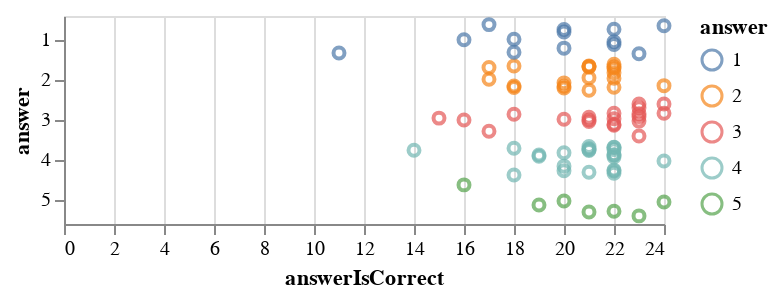

Source (notebook cell):
### Code cell
alt.Chart(temp_df).mark_point().encode(
    y='answer:O',
    yOffset="jitter:Q",
    x='answerIsCorrect:Q',
    color='answer:N'
).transform_calculate(
    jitter='0.3*random()'
)

### Figure 1 — Vega-Lite specification as saved in the notebook (floating-point values rounded to 4 significant figures)
{"config": {"view": {"continuousWidth": 300, "continuousHeight": 300}}, "data": {"name": "data-947fb4edb4e9cc213720699a0aae848b"}, "mark": {"type": "point"}, "encoding": {"color": {"field": "answer", "type": "nominal"}, "x": {"field": "answerIsCorrect", "type": "quantitative"}, "y": {"field": "answer", "type": "ordinal"}, "yOffset": {"field": "jitter", "type": "quantitative"}}, "transform": [{"calculate": "0.3*random()", "as": "jitter"}], "$schema": "https://vega.github.io/schema/vega-lite/v5.20.1.json", "datasets": {"data-947fb4edb4e9cc213720699a0aae848b": [{"participantId": "574dc90512d86b000f833ab0", "answerIsCorrect": 21.0, "answer": 3}, {"participantId": "5755c957eb80c4000741a9ce", "answerIsCorrect": 22.0, "answer": 5}, {"participantId": "5955a3eb98c9c400019f5c5f", "answerIsCorrect": 18.0, "answer": 1}, {"participantId": "597fe89a1b41a20001749f57", "answerIsCorrect": 21.0, "answer": 4}, {"participantId": "5997043dbbe84800017964a7", "answerIsCorrect": 11.0, "answer": 1}, {"participantId": "5a893c8cf49c9a0001f3a221", "answerIsCorrect": 20.0, "answer": 2}, {"participantId": "5aebc4ac75deca00016252ea", "answerIsCorrect": 14.0, "answer": 4}, {"participantId": "5ba855d47c0ebe0001272f70", "answerIsCorrect": 18.0, "answer": 2}, {"participantId": "5bf60707345b9b00016f0e97", "answerIsCorrect": 22.0, "answer": 2}, {"participantId": "5c6c260dce4e560001f75731", "answerIsCorrect": 22.0, "answer": 4}, {"participantId": "5dd71896670d1a6af9f20eee", "answerIsCorrect": 20.0, "answer": 4}, {"participantId": "5deb9c5a4de9422935efe5e7", "answerIsCorrect": 22.0, "answer": 1}, {"participantId": "5dff767f69a117bc2fbd4be8", "answerIsCorrect": 22.0, "answer": 2}, {"participantId": "5e02e5144acfb9e385bb4c5a", "answerIsCorrect": 24.0, "answer": 3}, {"participantId": "5e63cacbe43f28152567f42b", "answerIsCorrect": 21.0, "answer": 2}, {"participantId": "5ecc0077922a5d0a247e79ac", "answerIsCorrect": 23.0, "answer": 3}, {"participantId": "5ece9e3b3a19db0cf5af6692", "answerIsCorrect": 18.0, "answer": 4}, {"participantId": "5ed7b0c59a2ae024836e32d5", "answerIsCorrect": 17.0, "answer": 2}, {"participantId": "5ee1cf1e0df8e55c6b9e1f1a", "answerIsCorrect": 19.0, "answer": 4}, {"participantId": "5efb49177e130c0785b93842", "answerIsCorrect": 21.0, "answer": 2}, {"participantId": "5f4fc497a3b4320c8928639e", "answerIsCorrect": 23.0, "answer": 5}, {"participantId": "6008793f0294554adc85c346", "answerIsCorrect": 17.0, "answer": 2}, {"participantId": "60188c50141a9415c30301e0", "answerIsCorrect": 23.0, "answer": 1}, {"participantId": "603d90a1cd5c8ec6df906814", "answerIsCorrect": 23.0, "answer": 3}, {"participantId": "60fcd02deba2c8e1ed1f0723", "answerIsCorrect": 24.0, "answer": 4}, {"participantId": "61080d1c39e080da7841eade", "answerIsCorrect": 21.0, "answer": 2}, {"participantId": "610f7244c65ae4e57858a700", "answerIsCorrect": 22.0, "answer": 3}, {"participantId": "611116ac01f43eeeb3cdeff3", "answerIsCorrect": 20.0, "answer": 2}, {"participantId": "6131597390b9cf1cfc3e8a76", "answerIsCorrect": 17.0, "answer": 1}, {"participantId": "628254ec789e78a3dcd22d99", "answerIsCorrect": 22.0, "answer": 1}, {"participantId": "62bb4c95ca36f792585cb4b5", "answerIsCorrect": 18.0, "answer": 2}, {"participantId": "6315ffdb9876ded7feefaf07", "answerIsCorrect": 23.0, "answer": 3}, {"participantId": "63ea445c759d5bf0e3f63739", "answerIsCorrect": 20.0, "answer": 4}, {"participantId": "641ecfa9f83175a3d9f63636", "answerIsCorrect": 24.0, "answer": 3}, {"participantId": "650b604dbf69c1cada1ba416", "answerIsCorrect": 16.0, "answer": 3}, {"participantId": "652d36620eca7decc5bd4466", "answerIsCorrect": 21.0, "answer": 4}, {"participantId": "653ad51a96ba72b4243e5c07", "answerIsCorrect": 21.0, "answer": 4}, {"participantId": "659ea43fea7c0cc45bbe771f", "answerIsCorrect": 21.0, "answer": 2}, {"participantId": "65da51b212ad91d9df1913fd", "answerIsCorrect": 19.0, "answer": 4}, {"participantId": "663e5c83c1599fe4e23d98ae", "answerIsCorrect": 16.0, "answer": 1}, {"participantId": "66469f5d40d395a527be84c8", "answerIsCorrect": 18.0, "answer": 3}, {"participantId": "6655a626a0a93488c8fb143b", "answerIsCorrect": 22.0, "answer": 2}, {"participantId": "6658bba67f3c13a15a86d803", "answerIsCorrect": 22.0, "answer": 3}, {"participantId": "6658cf093c3b7a255aeae9eb", "answerIsCorrect": 22.0, "answer": 3}, {"participantId": "6659e2efdb732dbd7f707a98", "answerIsCorrect": 20.0, "answer": 1}, {"participantId": "665c72ef8e6e166f13aee9f6", "answerIsCorrect": 17.0, "answer": 3}, {"participantId": "665f9223c7db27a5d32d81ab", "answerIsCorrect": 22.0, "answer": 4}, {"participantId": "6664661dece3c191d9dd5ab2", "answerIsCorrect": 22.0, "answer": 2}, {"participantId": "6668c49e07ce221e29f2bc5a", "answerIsCorrect": 24.0, "answer": 5}, {"participantId": "666c6ddc652f38b0355bc344", "answerIsCorrect": 20.0, "answer": 4}, {"participantId": "666cb540cd1f9d9f05c12105", "answerIsCorrect": 23.0, "answer": 3}, {"participantId": "666ffa40c99c2f9c3a47e3e4", "answerIsCorrect": 21.0, "answer": 3}, {"participantId": "6672eb5ae4c4aa0c62b18d46", "answerIsCorrect": 18.0, "answer": 4}, {"participantId": "6678757b671f246b4c1b4f6c", "answerIsCorrect": 20.0, "answer": 2}, {"participantId": "667ae30569196599fa6b0ba9", "answerIsCorrect": 22.0, "answer": 2}, {"participantId": "6681577c9263349cc005ad9b", "answerIsCorrect": 19.0, "answer": 5}, {"participantId": "668221ef283ed3e39954487f", "answerIsCorrect": 18.0, "answer": 1}, {"participantId": "6684089a4c68d1a42da1cfaa", "answerIsCorrect": 21.0, "answer": 4}, {"participantId": "6684445f6894372c54825fd4", "answerIsCorrect": 20.0, "answer": 1}, {"participantId": "6689878009ea0b87ff9b6ddc", "answerIsCorrect": 22.0, "answer": 2}, {"participantId": "6695703cec19c758ec8dbd7c", "answerIsCorrect": 21.0, "answer": 3}, {"participantId": "669588e8ad1745596a02a04b", "answerIsCorrect": 15.0, "answer": 3}, {"participantId": "66962f162372082a3647f572", "answerIsCorrect": 22.0, "answer": 4}, {"participantId": "669eb09f44fd00f288eb8eb6", "answerIsCorrect": 22.0, "answer": 4}, {"participantId": "66a51057a123a32824a9a9e0", "answerIsCorrect": 16.0, "answer": 5}, {"participantId": "66a90befd4b58c2cfb86e72a", "answerIsCorrect": 20.0, "answer": 3}, {"participantId": "66ade2c28a85033cab570717", "answerIsCorrect": 22.0, "answer": 4}, {"participantId": "66b544ce73d3561af98d76e1", "answerIsCorrect": 23.0, "answer": 3}, {"participantId": "66ba287d1cd394ac6c21a43c", "answerIsCorrect": 22.0, "answer": 4}, {"participantId": "66ba5f3894e5b3812210f9bb", "answerIsCorrect": 21.0, "answer": 4}, {"participantId": "66bcc667ba1619c089fecbbb", "answerIsCorrect": 24.0, "answer": 2}, {"participantId": "66bce91186a8da8151c30f61", "answerIsCorrect": 22.0, "answer": 4}, {"participantId": "66becf77a87578f124f8a036", "answerIsCorrect": 22.0, "answer": 4}, {"participantId": "66bff58ff2d1a5f273431584", "answerIsCorrect": 22.0, "answer": 4}, {"participantId": "66c4d2c2713b223511e4e676", "answerIsCorrect": 20.0, "answer": 1}, {"participantId": "66c4dee716f98496f9638591", "answerIsCorrect": 20.0, "answer": 5}, {"participantId": "66c535b047ab0893183e06d8", "answerIsCorrect": 21.0, "answer": 2}, {"participantId": "66c5d1accc092f147f94b363", "answerIsCorrect": 21.0, "answer": 5}, {"participantId": "66c5f3b24507c79830b451a7", "answerIsCorrect": 22.0, "answer": 1}, {"participantId": "66c5feea08e0368a0da64d38", "answerIsCorrect": 18.0, "answer": 2}, {"participantId": "66ccc8f8819490330c532373", "answerIsCorrect": 22.0, "answer": 3}, {"participantId": "66cdd1ad42828e8da522ddb1", "answerIsCorrect": 23.0, "answer": 3}, {"participantId": "66ce0e269e0d2cd124df4887", "answerIsCorrect": 24.0, "answer": 1}]}}
